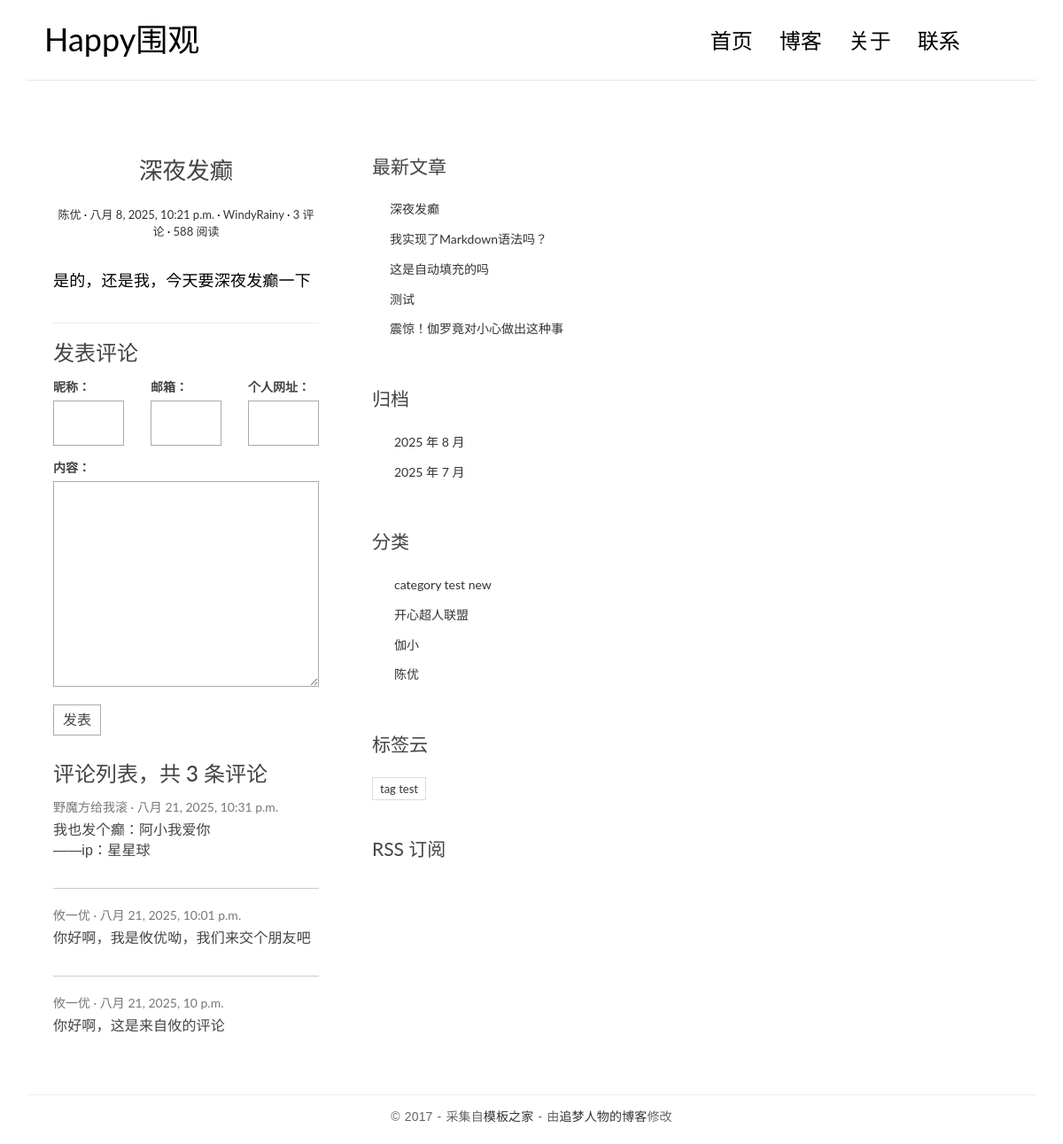
The page /posts/5/ on the database as committed earlier.
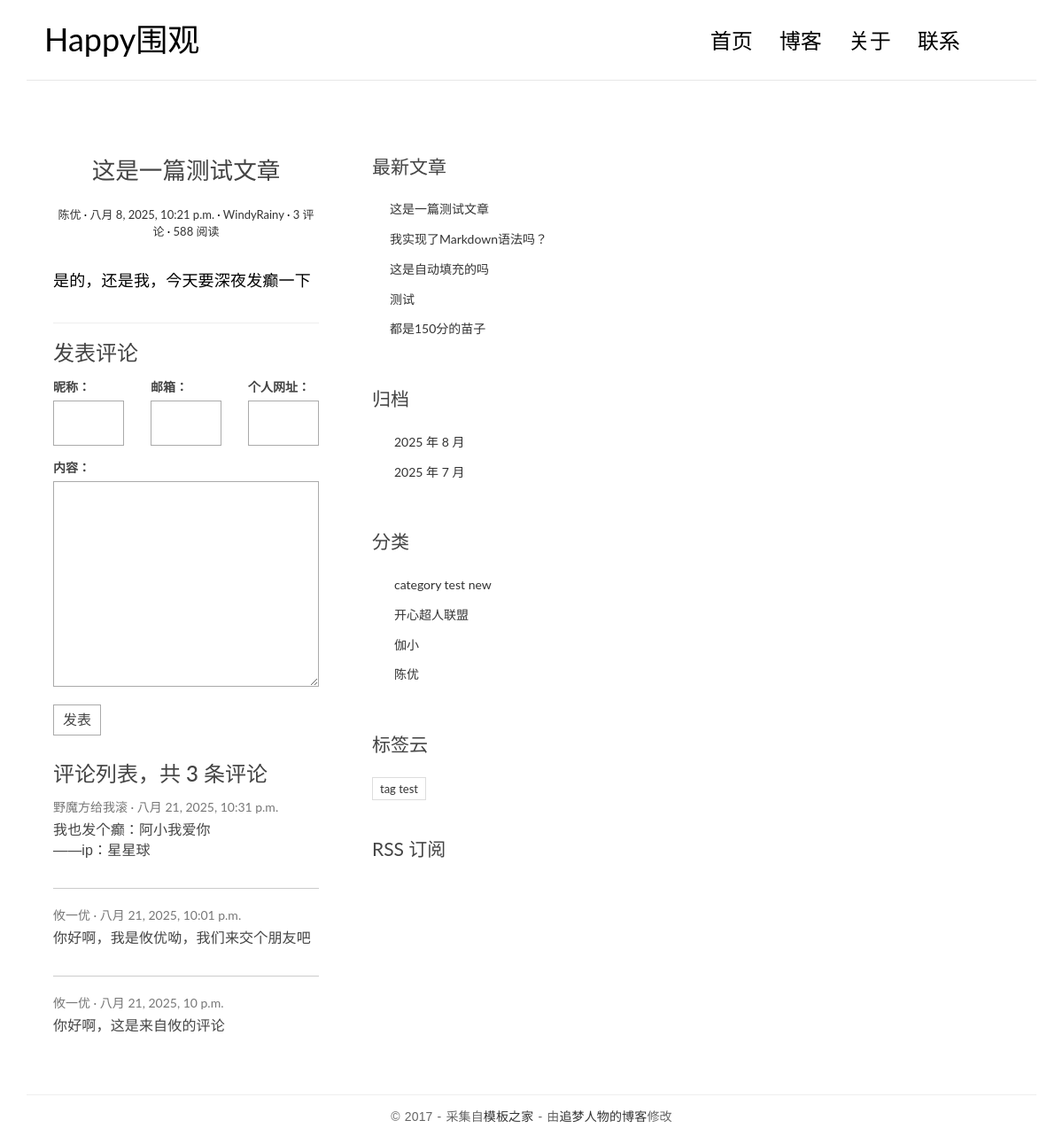
The same page on the database as committed later.
### blog/models.py (models this page shows, shortened)
class Post(models.Model):
    title = models.CharField("标题", max_length=100)
    body = models.TextField("正文")
    created_time = models.DateTimeField("创建时间", default=timezone.now)
    modified_time = models.DateTimeField("修改时间")
    excerpt = models.CharField("摘要", max_length=200, blank=True, help_text="若不填写，则自动选取正文前六十个字符作为摘要")
    category = models.ForeignKey(Category, verbose_name="分类", on_delete=models.CASCADE)
    tags = models.ManyToManyField(Tag, verbose_name="标签", blank=True)
    author = models.ForeignKey(User, verbose_name="作者", on_delete=models.CASCADE)
    class Meta:
        verbose_name = "文章"
        verbose_name_plural = verbose_name
        ordering = ['-created_time', 'title']
    def get_absolute_url(self):
        return reverse('blog:detail', kwargs={'pk': self.pk})

class Category(models.Model):
    name = models.CharField(max_length=100)
    class Meta:
        verbose_name = "分类"
        verbose_name_plural = verbose_name

### blog/views.py (the view)
# urls.py: path('posts/<int:pk>/', views.detail, name='detail'),   # 匹配形如"posts/1/"的URL，展示文章具体内容
def detail(request, pk):
    post = get_object_or_404(Post, pk=pk)   # 传入的pk在Post中存在时，就返回对应的记录，否则返回404错误
    md = markdown.Markdown(extensions=[
        'markdown.extensions.extra',
        'markdown.extensions.codehilite',
        TocExtension(slugify=slugify),   # 处理标题的URL，使其支持中文
    ])
    post.body = md.convert(post.body)   # 利用md对象将markdown格式的文章正文解析成html文本
    m = re.search(r'<div class="toc">\s*<ul>(.*)</ul>\s*</div>', md.toc, re.S)   # 正则表达式匹配<ul>标签内的内容，若不为空，证明目录不为空
    post.toc = m.group(1) if m is not None else ''   # 若目录不为空，添加文章目录，为动态添加
    return render(request, 'blog/detail.html', context={'post': post})

### comments/forms.py
class CommentForm(forms.ModelForm):
    class Meta:
        model = Comment   # 指定表单对应的数据库模型
        fields = ['name', 'email', 'url', 'text']   # 表单显示的字段

### blog/templatetags/blog_extras.py (called while the page is built)
@register.inclusion_tag('blog/inclusions/_recent_posts.html', takes_context=True)
def show_recent_posts(context, num=5):
    return{
        'recent_post_list': Post.objects.all()[:num],
    }

@register.inclusion_tag('blog/inclusions/_archives.html', takes_context=True)
def show_archives(context):
    return{
        'date_list': Post.objects.dates('created_time', 'month', order='DESC'),
    }

@register.inclusion_tag('blog/inclusions/_categories.html', takes_context=True)
def show_categories(context):
    return{
        'category_list': Category.objects.all(),
    }

@register.inclusion_tag('blog/inclusions/_tags.html', takes_context=True)
def show_tags(context):
    return{
        'tag_list': Tag.objects.all(),
    }

### comments/templatetags/comments_extras.py (called while the page is built)
@register.inclusion_tag('comments/inclusions/_form.html', takes_context=True)
def show_comment_form(context, post, form=None):
    if form is None:
        form = CommentForm()
    return{
        'form': form,
        'post': post,
    }

### templates/blog/detail.html (shortened to what this page needs)
{% extends 'base.html' %}
{% load comments_extras %}
{% block main %}
    <article class="post post-{{ post.pk }}">
        <header class="entry-header">
            <h1 class="entry-title">{{ post.title }}</h1>
            <div class="entry-meta">
                <span class="post-category"><a href="{% url 'blog:category' post.category.pk %}">{{ post.category.name }}</a></span>
                <span class="post-date"><a href="{% url 'blog:archive' post.created_time|date:'Y' post.created_time|date:'n' %}"><time class="entry-date"
                                                          datetime="{{ post.created_time }}">{{ post.created_time }}</time></a></span>
                <span class="post-author"><a href="#">{{ post.author }}</a></span>
                <span class="comments-link"><a href="#comment-area">{{ post.comment_set.count }} 评论</a></span>
                <span class="views-count"><a href="#">588 阅读</a></span>
            </div>
        </header>
        <div class="entry-content clearfix">
            {{ post.body|safe }}
        </div>
    </article>
    <section class="comment-area" id="comment-area">
        <hr>
        <h3>发表评论</h3>
        {% show_comment_form post %}
        <div class="comment-list-panel">
            {% show_comments post %}
        </div>
    </section>
{% endblock main %}

### templates/blog/inclusions/_recent_posts.html
<div class="widget widget-recent-posts">
  <h3 class="widget-title">最新文章</h3>
  <ul>
    {% for post in recent_post_list %}
      <li>
        <a href="{{ post.get_absolute_url }}">{{ post.title }}</a>
      </li>
    {% empty %}
      暂无文章！
    {% endfor %}
  </ul>
</div>

Rows that differ between the two databases and show on the page:
changed Post "是的，还是我，今天要深夜发癫一下": title "深夜发癫" → "这是一篇测试文章"
changed Post: title "震惊！伽罗竟对小心做出这种事" → "都是150分的苗子"
